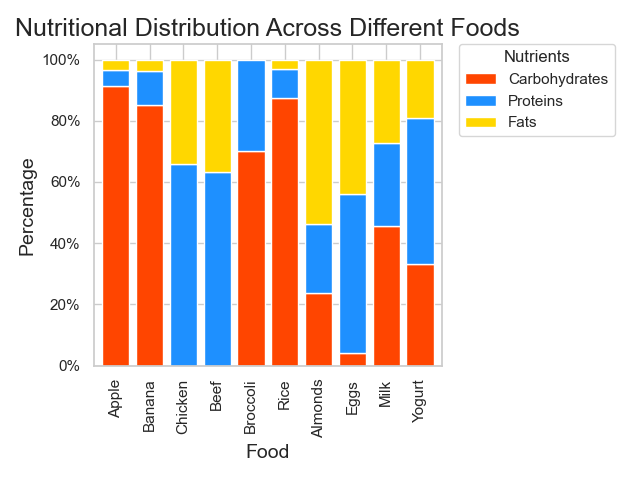

Reproduce this figure in Python.

import seaborn as sns
import pandas as pd
import matplotlib.pyplot as plt
from matplotlib.ticker import FuncFormatter

# Prepare the data in a DataFrame
data = {
    'Food': ['Apple', 'Banana', 'Chicken', 'Beef', 'Broccoli', 'Rice', 'Almonds', 'Eggs', 'Milk', 'Yogurt'],
    'Carbohydrates': [0.52, 0.23, 0.0, 0.0, 0.07, 0.28, 0.22, 0.01, 0.05, 0.07],
    'Proteins': [0.03, 0.03, 0.27, 0.26, 0.03, 0.03, 0.21, 0.13, 0.03, 0.1],
    'Fats': [0.02, 0.01, 0.14, 0.15, 0.0, 0.01, 0.5, 0.11, 0.03, 0.04],
}
df = pd.DataFrame(data)
df.set_index('Food', inplace=True)

# Calculate the percentage
df_percentage = df.div(df.sum(axis=1), axis=0)

# Start the stacked bar plot
sns.set(style="whitegrid")

# Define the figure size
plt.figure(figsize=(12, 10))

# Create the vertical bar chart
df_percentage.plot(kind='bar', stacked=True, color=["#FF4500", "#1E90FF", "#FFD700"], width=0.8)

# Modify the y-axis labels to display as percentages
formatter = FuncFormatter(lambda y, pos: "%d%%" % (y * 100))
plt.gca().yaxis.set_major_formatter(formatter)

# Customizing the plot (title, labels, legend)
plt.title('Nutritional Distribution Across Different Foods', fontsize=18)
plt.xlabel('Food', fontsize=14)
plt.ylabel('Percentage', fontsize=14)

# Adjust legend
plt.legend(title='Nutrients', bbox_to_anchor=(1.05, 1), loc='upper left', borderaxespad=0.)

plt.tight_layout()
plt.show()
